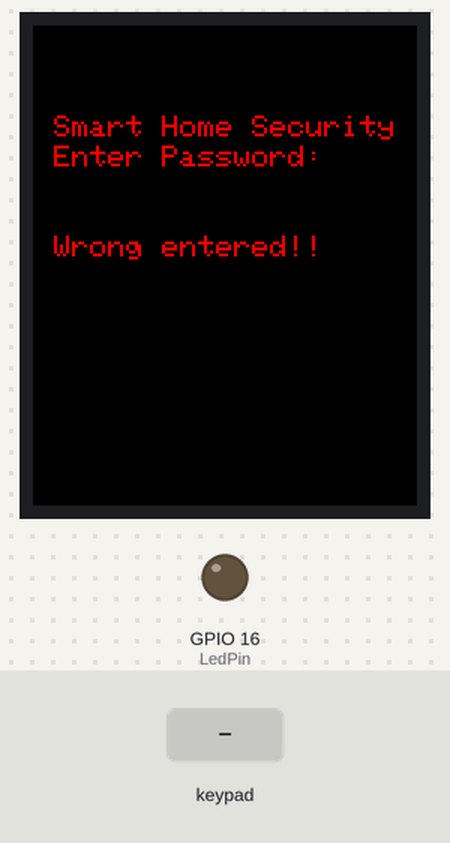
The sketch below on a simulated ESP8266 (NodeMCU). On the bench: 128×160 colour display, output pins drawn as LEDs (lit = HIGH). The test bench sets the inputs (shaded band). WiFi joins after 1.5 s; servers stay silent unless stated; no MQTT or app messages arrive unless stated; what the sketch prints to the serial monitor is not drawn.

Above: at 3.3 s.
3.4 s: keypad keys 1 2 3 4 5 # pressed 0.4 s apart
At 4.01 s:
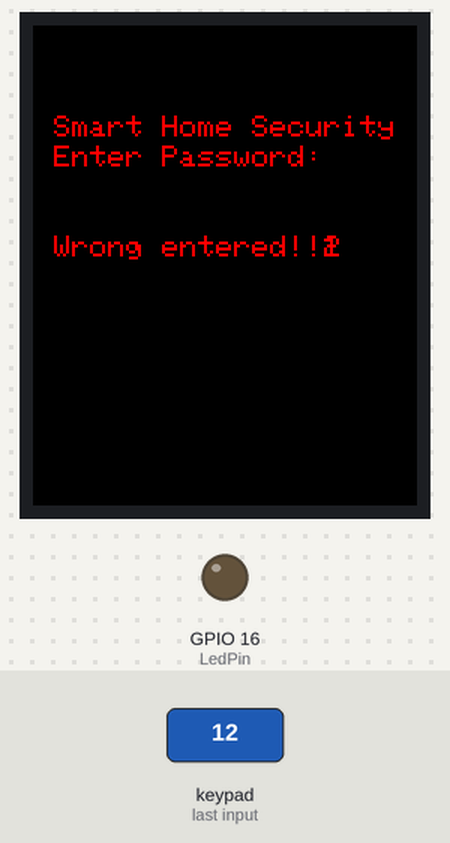
At 6.0 s:
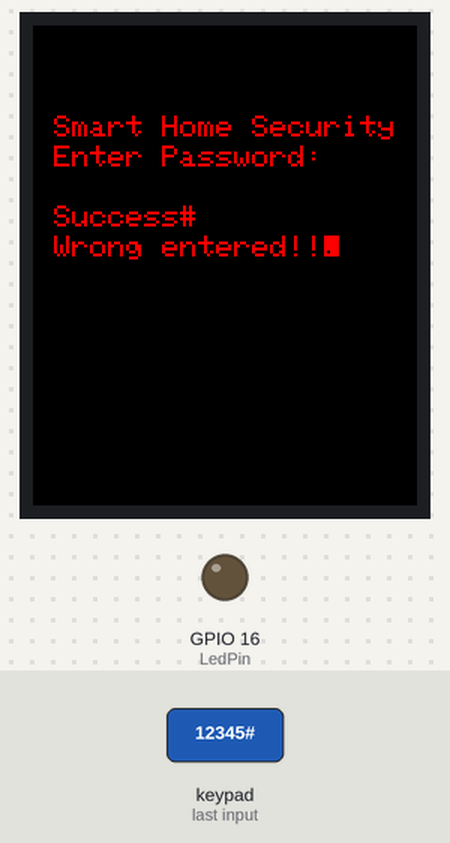
7.3 s: key '#' pressed
8.8 s: keypad keys 1 2 3 4 5 * pressed 0.4 s apart
12.7 s: key 'A' pressed
Timing chart, 0 to 15.2 s (numbered marks = the images above; inputs shaded):
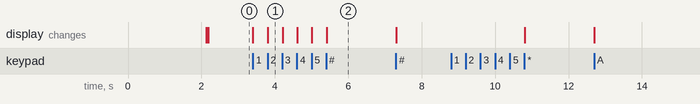

The sketch:

SMHS.ino
```cpp
 /*
 * Semester Project
 */

#include<ESP8266WiFi.h>
#include<PubSubClient.h>

#include<SPI.h>
#include<Wire.h>
#include<Keypad.h>
#include<Password.h>
#include<Keypad_I2C.h>
#include<Adafruit_ST7735.h>
#include<Adafruit_GFX.h>

//Edit
boolean sendData =false;

//TFT-Display:
#define TFT_CS 15 //D8
#define TFT_DC 2  //A0
#define TFT_SCLK 14
#define TFT_MOSI 13
#define TFT_RST 17//GND

//I2C adress:
#define I2CADDR 0x38

Password password = Password( "12345" );

const byte ROWS = 4;
const byte COLS = 4;

//Keymap:
char hexaKeys[ROWS][COLS] = {
{'1', '2', '3', 'A'},
{'4', '5', '6', 'B'},
{'7', '8', '9', 'C'},
{'*', '0', '#', 'D'}
};

byte rowPins[ROWS] = {0,1,2,3};
byte colPins[COLS] = {4,5,6,7};

//Led light & Sensor:
int LedPin = 16;     //D0
int PIRpin = 0;      //D3

//Network details:(Editable per Network request)
const char* ssid = "KLEPTO";
const char* passWord = "255abcd1";
const char* mqtt_server = "www.stellarbd.com";

//Setting the client:
WiFiClient espClient;

char* topic = "SensorStat";
const char* Alert = "System has been compromised!";
void callback(char* topic, byte*payload, unsigned int length);


PubSubClient client(mqtt_server, 1883, callback, espClient);
Adafruit_ST7735 tft = Adafruit_ST7735(TFT_CS, TFT_DC, TFT_RST);
Keypad_I2C customKeypad( makeKeymap(hexaKeys), rowPins, colPins, ROWS, COLS, I2CADDR);

void setup() {
  //Led light & Sensor:
  Serial.begin(9600);
  delay(100);
  Serial.println("System Initialized");
  Serial.println("Waiting for the system to Connect to WiFi.");
  delay(100);
  setup_wifi();
  delay(100);
  client.setServer(mqtt_server, 1883);
  client.setCallback(callback);
  delay(100);
  pinMode(LedPin,   OUTPUT);
  pinMode(PIRpin, INPUT);

  delay(50);
  TFT_screenSetup();
  tft.setCursor(7, 30);                   //(x,y)
  tft.println("Smart Home Security");
  tft.println(' ');
  tft.setCursor(7, 40);
  tft.println("Enter Password:");

  tft.println("");

  customKeypad.begin( );
  customKeypad.addEventListener(keypadEvent);
  tft.setCursor(7,50);
}

void loop() {
  //WiFi:
  if (!client.connected())
  {
    reconnect();
  }
  client.loop();

  //Keypad:
  customKeypad.getKey();
  //edit
  //write the code for matching password here
  if(checkPassword()){
    sendData = !sendData;
    }

  if(sendData==true){
   //write the code for collecting and sending data

    }

}

//Checks the state of sensor and send log in Server
void Sensor_state()
{
  digitalRead(PIRpin);
  Serial.println(PIRpin);
  if (PIRpin == 0)
  {
    Serial.println("System has been compromised!");
    client.publish("SensorStat", Alert);
    LEDblink();
  } else {
    digitalWrite(LedPin, LOW);
  }
}

void LEDblink()
{
  digitalWrite(LedPin, HIGH);
  delay(400);
  digitalWrite(LedPin, LOW);
  delay(400);
}

void callback(char* topic, byte* payload, unsigned int length)
{
  //convert topic to string to make it easier to work with
  String topicStr = topic;
}

//WiFi setup function:
void setup_wifi()
{
  delay(10);
  //Starting by Connecting to WiFi
  Serial.println();
  Serial.print("Connecting to ");
  Serial.println(ssid);

  WiFi.begin(ssid, passWord);

  while (WiFi.status() != WL_CONNECTED)
  {
    delay(500);
    Serial.print(".");
  }
  Serial.println("");
  Serial.println("WiFi connected");
  Serial.println("IP address: ");
  Serial.println(WiFi.localIP());
  Serial.println("");
}

//Wifi reconnecting function:
void reconnect()
{
  // Loop until system reconnected
  while (!client.connected())
  {
    Serial.print("Attempting MQTT connection...");
    // Attempt to connect:
    //If Connection is established
    if (client.connect("ESP8266Client"))
    {
      Serial.println("Connection Established!!");
      // Once connected, publish an announcement...
      client.publish("System_Status", "Connection Established!!");
      // ... and resubscribe
      //client.subscribe("LEDstatus");
    }
    //If Fails:
    else
    {
      Serial.print("failed, rc=");
      Serial.print(client.state());
      Serial.println(" try again in 5 seconds");
      // Wait 5 seconds before retrying
      delay(5000);
    }
  }
}

void TFT_screenSetup()
{
  tft.initR(INITR_BLACKTAB);
  tft.fillScreen(ST7735_BLACK);
  tft.setTextColor(ST7735_RED);
  tft.setTextSize(1);
}


boolean checkPassword(){
  if(password.evaluate()){
    tft.setCursor(7,60);
    tft.print("Success");
    //Security System:
    return true;

  }else{
    tft.setCursor(7,70);
    tft.print("Wrong entered!!");
    //add code here to run if password was wrong.
    return false;
  }
}

void keypadEvent(KeypadEvent eKey) {

  switch( customKeypad.getState()){
    case PRESSED:
  tft.print(eKey);

    switch (eKey) {
      case '*': checkPassword();  break;
      case '#': password.reset(); break;
      default:  password.append(eKey);
    }
  }
}
```

Measured:
- after the input at 3.4 s, the display: first changes at once (image 1 shows a later state)
